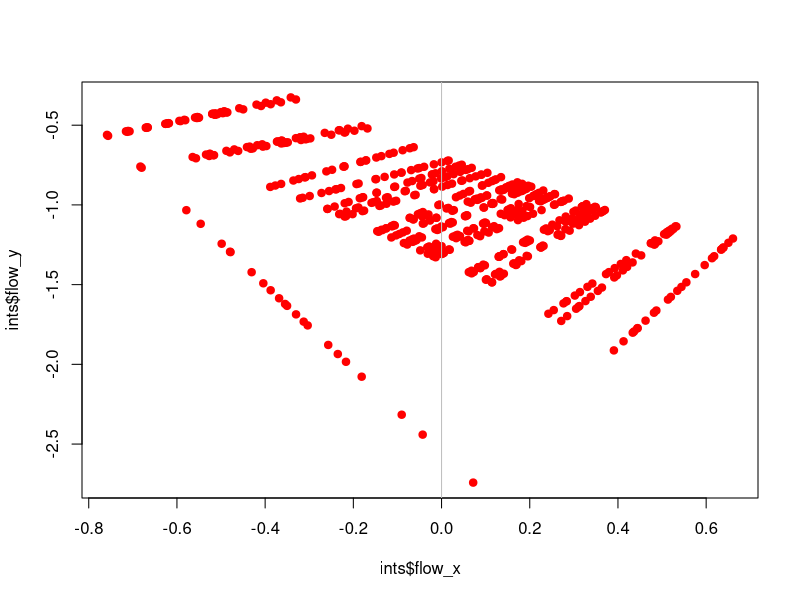

Here is the R script that generated this plot:
# flow rider vector scratch
# Copyright 2016 Thomas E. Barchyn
# Contact: Thomas E. Barchyn [tbarchyn@gmail.com]

# This program is free software: you can redistribute it and/or modify
# it under the terms of the GNU General Public License as published by
# the Free Software Foundation, either version 3 of the License, or
# (at your option) any later version.

# This program is distributed in the hope that it will be useful,
# but WITHOUT ANY WARRANTY; without even the implied warranty of
# MERCHANTABILITY or FITNESS FOR A PARTICULAR PURPOSE.  See the
# GNU General Public License for more details.

# Please familiarize yourself with the license of this tool, available
# in the distribution with the filename: /docs/license.txt
# You should have received a copy of the GNU General Public License
# along with this program.  If not, see <http://www.gnu.org/licenses/>.

#################################################
# functions
calc_intersection <- function (t1_angle, t1_vel, h1_angle, t2_angle, t2_vel, h2_angle) {
    # function to calculate a given intersection
    # arguments:
    # t1_angle = track 1 angle (over ground)
    # t1_vel = track 1 velocity (over ground)
    # h1_angle = heading 1
    # t2_angle = track 2 angle (over ground)
    # t2_vel = track 2 velocity (over ground)
    # h2_angle = heading 2
    
    # variable names here:
    # x1 (h1_vel) = the multiplier on heading vector 1 (the 'in flow' velocity)
    # x2 (h2_vel) = the multiplier on heading vector 2 (the 'in flow' velocity)
    # flow = vector of flow (x, y)
    
    # set up an output list
    i <- list ()
    i$h1_vel <- NA
    i$h2_vel <- NA
    i$flow <- c(NA, NA)
    
    # check to make sure the headings are not parallel (will never intersect)
    if (h1_angle != h2_angle) {
        # convert to vectors (x, y)
        t1 <- c(t1_vel * sin (t1_angle * pi/180.0), t1_vel * cos (t1_angle * pi/180.0))
        t2 <- c(t2_vel * sin (t2_angle * pi/180.0), t2_vel * cos (t2_angle * pi/180.0))
        h1 <- c(sin (h1_angle * pi/180.0), cos (h1_angle * pi/180.0))
        h2 <- c(sin (h2_angle * pi/180.0), cos (h2_angle * pi/180.0))
    
        # calculate flow through intersection
        x2 <- ( (t1[1] - t2[1] + ((h1[1] / h1[2]) * (t2[2] - t1[2]))) /
                ((h2[2] * h1[1] / h1[2]) - h2[1]) )
        x1 <- -1.0 * (t2[2] - t1[2] - (x2 * h2[2])) / h1[2]
        flow <- t1 - (x1 * h1)
    
        # check to make sure the velocities are positive
        if (x1 > 0.0 & x2 > 0.0) {
            # assign list
            i$h1_vel <- x1
            i$h2_vel <- x2
            i$flow <- flow
        }
    }
    return (i)
}

calc_intersections <- function (df) {
    # function to calculate intersections for a dataframe
    # t1_angle = track 1 angle (over ground)
    # t1_vel = track 1 velocity (over ground)
    # h1_angle = heading 1
    # t2_angle = track 2 angle (over ground)
    # t2_vel = track 2 velocity (over ground)
    # h2_angle = heading 2
    
    # this adds the following columns:
    # h1_vel = velocity through flow for 1
    # h2_vel = velocity through flow for 1
    # flow_x = x component of flow
    # flow_y = y component of flow
    # int_angle <- angle of intersection in degrees
    
    df$h1_vel <- NA
    df$h2_vel <- NA
    df$flow_x <- NA
    df$flow_y <- NA
    df$int_angle <- NA
    
    for (i in 1:nrow(df)) {
        df$int_angle[i] <- min (c((df$h1_angle[i] - df$h2_angle[i]) %% 360.0, 
                                  (df$h2_angle[i] - df$h1_angle[i]) %% 360.0))
        
        # calculate the intersection and record
        ret <- calc_intersection (df$t1_angle[i], df$t1_vel[i], df$h1_angle[i], df$t2_angle[i],
                                  df$t2_vel[i], df$h2_angle[i])
        
        df$h1_vel[i] <- ret$h1_vel
        df$h2_vel[i] <- ret$h2_vel
        df$flow_x[i] <- ret$flow[1]
        df$flow_y[i] <- ret$flow[2]
    }
    # remove the intersections that didn't work out
    df <- df[!is.na (df$h1_vel), ]
    return (df)
}

pre_eval_intersection <- function (int) {
    # function to evaluate one intersection prior to inclusion
    # the idea here is to stop the number of intersections getting out of hand
    # returns boolean TRUE if good
    
    is_good <- FALSE
    if (int$hdiff[1] > 40.0) {
        is_good <- TRUE
    }
    return (is_good)
}

make_intersections <- function (ids, times, headings, tracks, velocities) {
    # function to make a dataframe of intersections
    # ids = ids of the state estimates
    # times = times of the state estimates
    # headings = headings of the state estimates
    # tracks = tracks of the state estimates
    # velocities = velocities of the state estimates
    
    # make a prototype dataframe
    proto_df <- data.frame (
        t1_angle = NA,
        t1_vel = NA,
        h1_angle = NA,
        t2_angle = NA,
        t2_vel = NA,
        h2_angle = NA,
        id1 = NA,
        id2 = NA,
        timediff = NA,
        hdiff = NA
    )

    res_df <- proto_df
    for (i in 1:length(ids)) {
        for (j in i:length(ids)) {
            if (i != j) {
                new_int <- proto_df                 # get a fresh copy
                new_int$t1_angle[1] <- tracks[i]
                new_int$t1_vel[1] <- velocities[i]
                new_int$h1_angle[1] <- headings[i]
                new_int$t2_angle[1] <- tracks[j]
                new_int$t2_vel[1] <- velocities[j]
                new_int$h2_angle[1] <- headings[j]
                new_int$id1[1] <- ids[i]
                new_int$id2[1] <- ids[j]
                new_int$timediff[1] <- abs(times[i] - times[j])
                new_int$hdiff[1] <- min (c((headings[i] - headings[j]) %% 360.0, 
                                           (headings[j] - headings[i]) %% 360.0))
                
                # pre_evaluate this intersection before appending
                if (pre_eval_intersection (new_int)) {
                    res_df <- rbind (res_df, new_int)
                }
            }
        }
    }
    res_df <- res_df[2:nrow(res_df), ]        # remove the first row of NAs
    return (res_df)
}



#################################################
# do a test calculation with some random numbers
n <- 50        # keep this even
df <- data.frame (
    id = 1:n,
    time = 1:n,
    heading = c (rnorm (n/2, mean = 315, sd = 10.0), rnorm (n/2, mean = 45, sd = 10)),
    track = c (rnorm (n/2, mean = 270, sd = 10.0), rnorm (n/2, mean = 90, sd = 10)),
    velocity = rnorm (n, mean = 1.0, sd = 0.1)
)

# validate the random numbers in the dataframe
df$heading <- df$heading %% 360.0
df$track <- df$track %% 360.0
df$velocity[df$velocity < 0.0] <- 0.0

# make intersections
ints <- make_intersections (df$id, df$time, df$heading, df$track, df$velocity)
ints <- calc_intersections (ints)


# plot the intersections
plot (ints$flow_x, ints$flow_y, pch = 19, col = 'red')
abline (v = 0, col = 'grey')
abline (h = 0, col = 'grey')

# calculate the mean flow vector
flow_x_mean <- mean (ints$flow_x)
flow_y_mean <- mean (ints$flow_y)
flow_x_mean
flow_y_mean

# calculate the mean flow direction and velocity
flow_az <- (atan2 (flow_x_mean, flow_y_mean) * 180.0 / pi) %% 360.0
flow_vel <- sqrt (flow_x_mean^2.0 + flow_y_mean^2.0)
flow_az
flow_vel









